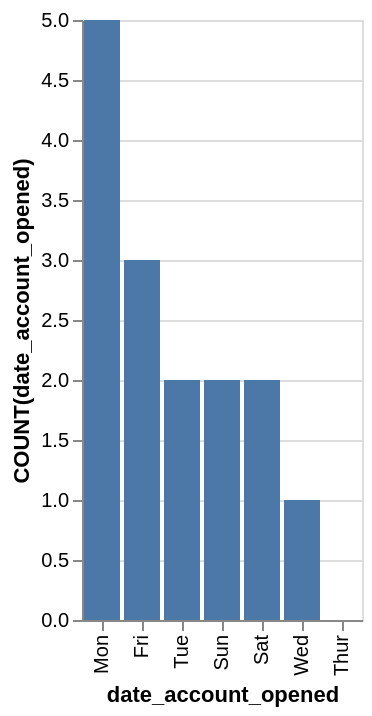

The specification (Vega-Lite) saved for this image:
### Vega-Lite specification from a JSON file in a GitHub repository (floating-point values rounded to 4 significant figures)
{"data": {"values": [{"x_data": "Mon", "y_data": 5}, {"x_data": "Fri", "y_data": 3}, {"x_data": "Tue", "y_data": 2}, {"x_data": "Sun", "y_data": 2}, {"x_data": "Sat", "y_data": 2}, {"x_data": "Wed", "y_data": 1}, {"x_data": "Thur", "y_data": 0}]}, "mark": "bar", "encoding": {"x": {"field": "x_data", "type": "nominal", "title": "date_account_opened", "sort": {"op": "sum", "field": "y_data", "order": "descending"}}, "y": {"field": "y_data", "type": "quantitative", "title": "COUNT(date_account_opened)"}}}
